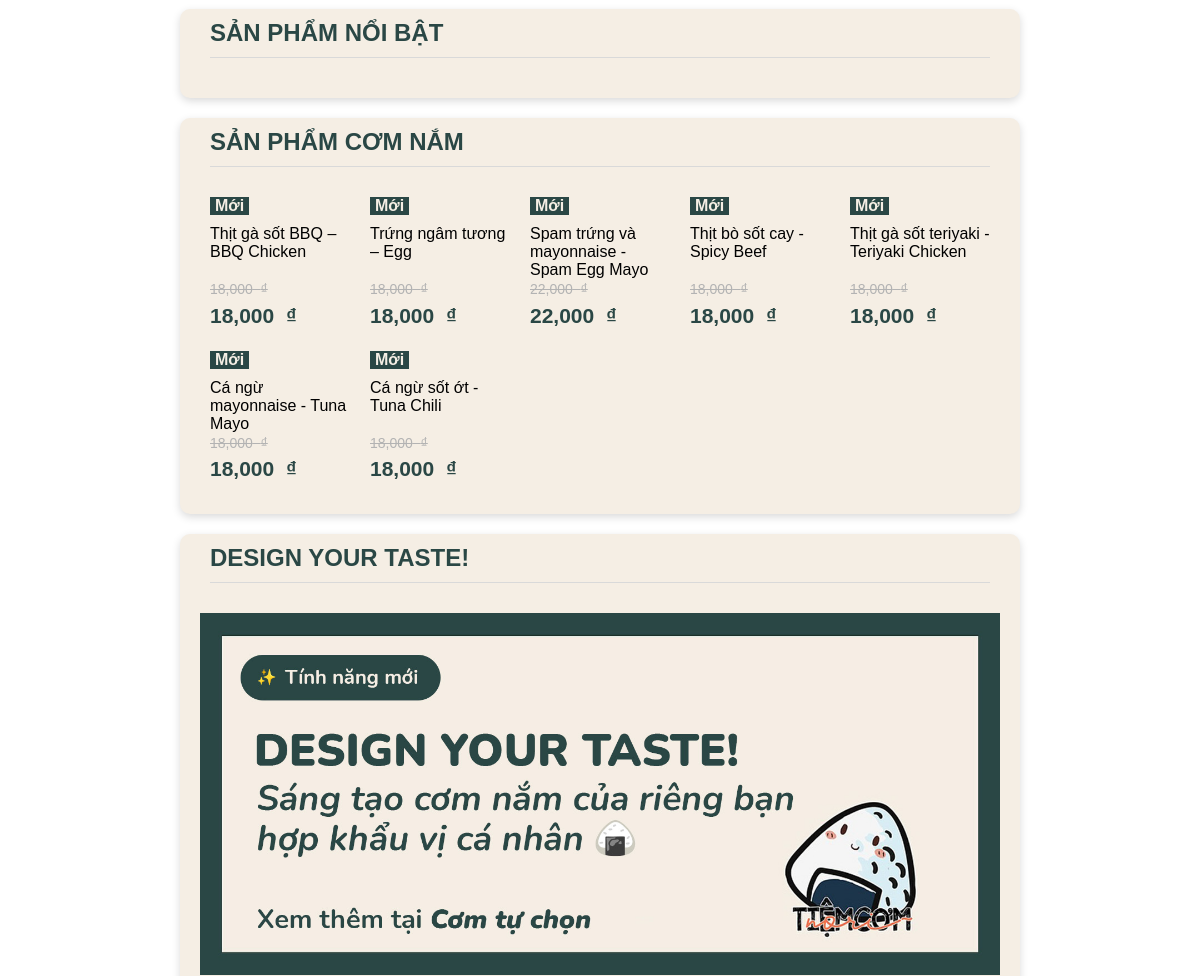
Before: / (middle part) with the older database file.
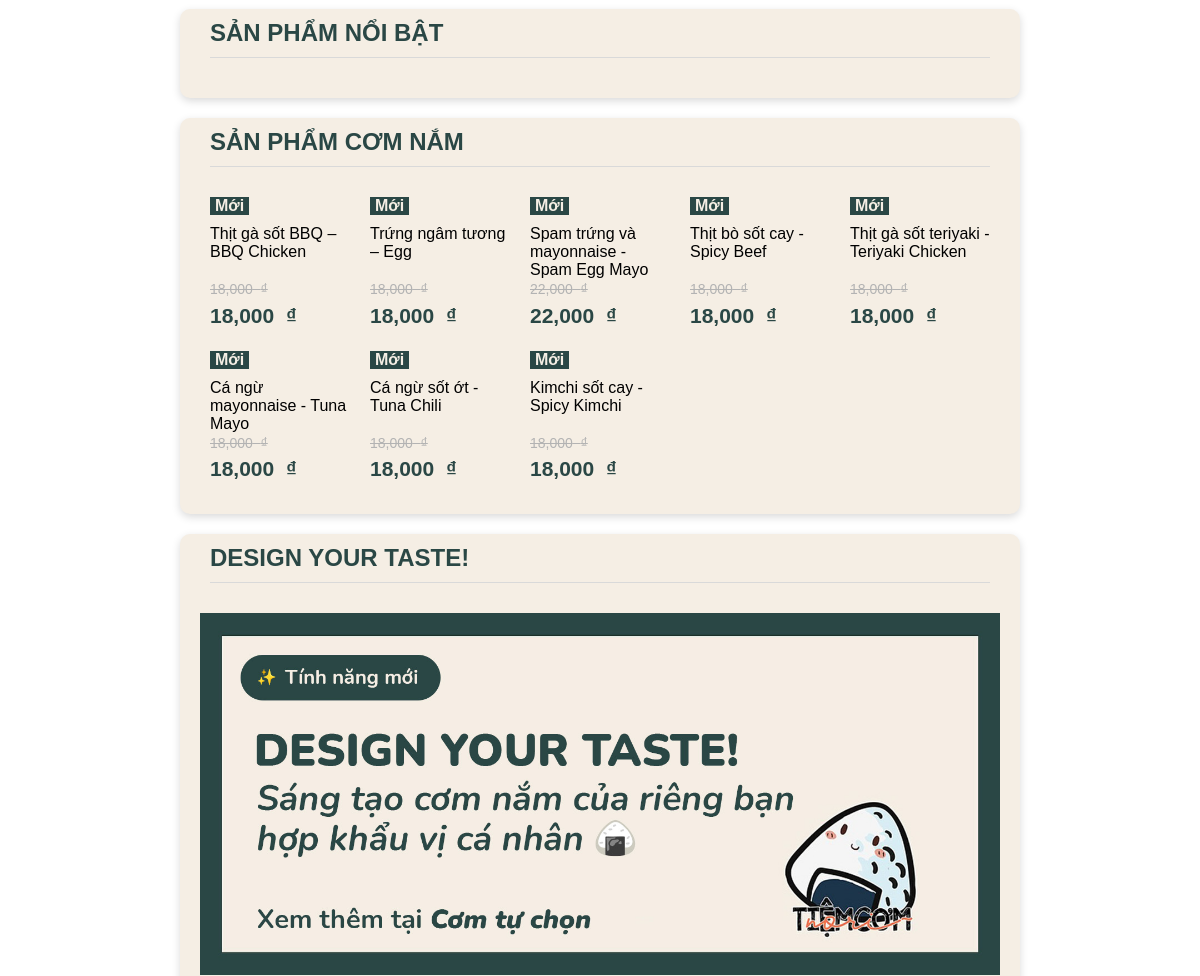
After: the same page with the newer database file.
### tables this page shows
CREATE TABLE `sanpham` (
  `id_sanpham` int(11) PRIMARY KEY,
  `tensp` varchar(100) DEFAULT NULL,
  `anhsp` varchar(255) DEFAULT NULL,
  `giasp` int(11) DEFAULT NULL,
  `mota` text DEFAULT NULL,
  `discount` decimal(2,1) DEFAULT 0,
  `id_danhmuc` int(11) NOT NULL
);

### function/myfunction.php (called while the page is built, shortened)
<?php
    function getProComNam(){
        global $conn;
        $sql = "SELECT * FROM sanpham WHERE id_danhmuc = 1";
        $query = mysqli_query($conn, $sql);
        $result = array();
        while ($row = mysqli_fetch_assoc($query)){
            $result[] = $row;
        }
        return $result;
    }
?>

### views/home.php (the view, shortened to what this page needs)
<?php
    $item_per_page = !empty($_GET['per_page']) ? $_GET['per_page'] : 10;
    $current_page = !empty($_GET['pageitem']) ? $_GET['pageitem'] : 1;
    $offset = ($current_page - 1) * $item_per_page;
    global $conn;
    if(isset($_GET['txtsearch'])){
        $s = $_GET['txtsearch'];
        if($s != ""){
            $sql = "SELECT * FROM `sanpham` WHERE tensp like '%$s%' LIMIT ".$item_per_page." OFFSET ".$offset;
            $products = mysqli_query($conn, $sql);
            $count = mysqli_num_rows($products);
            if($count >0){
                ?>
                <div class="body">
                    <div class="body__mainTitle">
                        <h2>DANH SÁCH TÌM KIẾM</h2>
                    </div>
                    <div>
                        <div class="row">
                            <?php
                                foreach ($products as $keyDog => $valueFind) {
                                    ?>
                                        <div class="col-lg-2_5 col-md-4 col-6">
                                            <a href="index.php?page=details&id=<?php echo $valueFind['id_sanpham']; ?>" class="product">
                                                <div class="product__img">
                                                    <img lazy data-src="./<?php echo $valueFind['anhsp']; ?>" alt="">
                                                </div>
                                                <div class="product__sale">
                                                    <h4><?php
                                                        if($valueFind['discount'] == 0){
                                                            echo "Mới";
                                                        }else{
                                                            echo number_format($valueFind['discount']) . "%";
                                                        }
                                                    ?></h4>
                                                </div>
                                                <div class="product__content">
                                                    <div class="product__title">
                                                        <?php echo $valueFind['tensp']; ?>
                                                    </div>
                                                    <div class="product__pride">
                                                        <div class="product__pride-oldPride">
                                                            <span class="Price">
                                                                <bdi><?php echo number_format($valueFind['giasp']); ?>&nbsp;
                                                                    <span class="currencySymbol">₫</span>
                                                                </bdi>
                                                            </span>
                                                        </div>
                                                        <div class="product__pride-newPride">
                                                            <span class="Price">
                                                                <bdi><?php echo number_format($valueFind['giasp'] * ((100 - $valueFind['discount']) / 100)); ?>&nbsp;
                                                                    <span class="currencySymbol">₫</span>
                                                                </bdi>
                                                            </span>
                                                        </div>
                                                    </div>
                                                </div>
                                            </a>
                                        </div>
                                    <?php
                                    }
                            ?>
                        </div>
                        <?php
                            include "pagination.php";
                        ?>
                    </div>
                </div>
                <?php
            }
            else{
                ?>
                <body>
                    <center>
                    <img lazy data-src="./img/search_notfound.jpg" style="height: 300px;" />
                    <div style="font-size: 25px; padding: 10px;">Không tìm thấy kết quả với từ khóa <b><?php echo $s ?></b></div>
                    </center>
                </body>
                <?php
            }
        }
        else{
            ?>
                <h1>Bạn chưa nhập từ khóa tìm kiếm</h1>
            <?php
        }
    }else{
        ?>
        <div class="body">
            <div class="body__mainTitle">
                <h2>SẢN PHẨM NỔI BẬT</h2>
            </div>
        </div>
        <div class="body">
            <div class="body__mainTitle">
                <h2>SẢN PHẨM CƠM NẮM</h2>
            </div>
            <div>
                <div class="row">
                    <?php
                    $r2 = getProComNam();
                    foreach ($r2 as $keyDog => $valueFind) {
                        ?>
                            <div class="col-lg-2_5 col-md-4 col-6">
                                <a href="index.php?page=details&id=<?php echo $valueFind['id_sanpham']; ?>" class="product">
                                    <div class="product__img">
                                    </div>
                                    <div class="product__sale">
                                        <h4><?php
                                            if($valueFind['discount'] == 0){
                                                echo "Mới";
                                            }else{
                                                echo number_format($valueFind['discount']) . "%";
                                            }
                                        ?></h4>
                                    </div>
                                    <div class="product__content">
                                        <div class="product__title">
                                            <?php echo $valueFind['tensp']; ?>
                                        </div>
                                        <div class="product__pride">
                                            <div class="product__pride-oldPride">
                                                <span class="Price">
                                                    <bdi><?php echo number_format($valueFind['giasp']); ?>&nbsp;
                                                        <span class="currencySymbol">₫</span>
                                                    </bdi>
                                                </span>
                                            </div>
                                            <div class="product__pride-newPride">
                                                <span class="Price">
                                                    <bdi><?php echo number_format($valueFind['giasp'] * ((100 - $valueFind['discount']) / 100)); ?>&nbsp;
                                                        <span class="currencySymbol">₫</span>
                                                    </bdi>
                                                </span>
                                            </div>
                                        </div>
                                    </div>
                                </a>
                            </div>
                        <?php
                        }
                    ?>
                </div>
            </div>
        </div>
        <div class="body">
            <div class="body__mainTitle">
                <h2>DESIGN YOUR TASTE!</h2>
            </div>
            <div class="intro">
                <div class="row">
                    <img src="img/gt-mixvi.jpg" alt="">
                </div>
            </div>
        </div>
        <?php
    }
?>

### index.php (shortened to what this page needs)
<?php
    include "./function/config.php";
    include "./function/myfunction.php";
?>
<!DOCTYPE html>
<html lang="en">
<head>
    <link rel="stylesheet" href="./css/bsgrid.min.css" />
    <link rel="stylesheet" href="./css/style.min.css" />
    <link rel="stylesheet" href="https://cdnjs.cloudflare.com/ajax/libs/font-awesome/6.0.0-beta2/css/all.min.css" />
</head>
<body>
    <?php
        if(isset($_GET['page'])){
            $page = $_GET['page'];
        }
        else
        {
            $page = 'home';
        }
        if(file_exists('views/'.$page.'.php')){
            include 'views/'.$page.'.php';
        }
        ?>
</body>
</html>

Changed rows visible on the page:
added sanpham: shows "Mới", tensp "Kimchi sốt cay - Spicy Kimchi", giasp "18,000", $valueFind['giasp'] * ((100 - $valueFind['discount']) / 100) "18,000"
